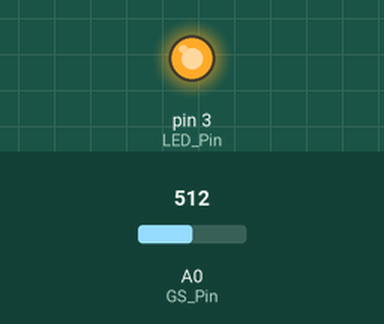
The sketch below on a simulated Arduino Uno, built with avr-gcc and run on an emulated ATmega328P. Shown: output pins drawn as LEDs (lit = HIGH). The inputs (shaded band) are chosen by the test bench; at power-on: A0 (GS_Pin) = 512. What the sketch prints to the serial monitor is not drawn.

Above: at 2.8 s.
2.9 s: A0 (GS_Pin) set to 531
At 5.1 s:
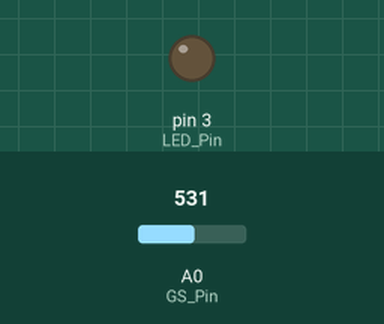
7.5 s: A0 (GS_Pin) set to 511
At 9.2 s:
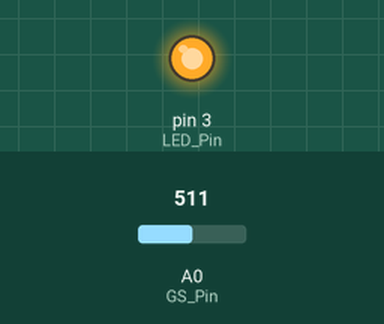
9.5 s: A0 (GS_Pin) set to 716
At 10.9 s:
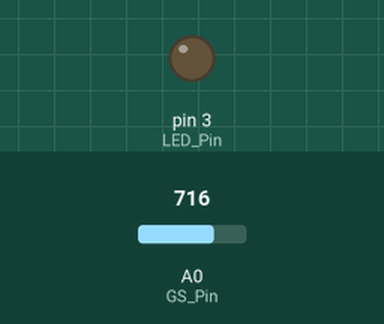
Timing chart, 0 to 12.5 s (numbered marks = the images above; inputs shaded):
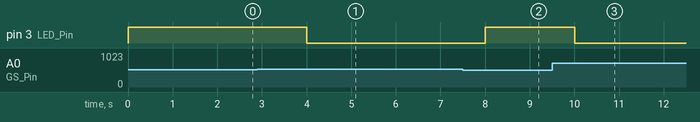

The sketch:

code.ino
```cpp
// (licence header left out)
#define GS_Pin A0  // 烟雾传感器管脚，电压值0-1024。
#define LED_Pin 3  // 报警指示灯管脚


int incomingByte = 0;             // 接收到的 data byte
String inputString = "";          // 用来储存接收到的内容
boolean newLineReceived = false;  // 前一次数据结束标志
boolean startBit = false;         //协议开始标志


String returntemp = "";  //存储返回值
int g_GS = 0;
int g_GSThreshold = 50;

/*printf格式化字符串初始化*/
int serial_putc(char c, struct __file*) {
  Serial.write(c);
  return c;
}
void printf_begin(void) {
  fdevopen(&serial_putc, 0);
}
/**
* Function       setup
* @author        jeiker
* @date          2024.06.04
* @brief         初始化配置
* @param[in]     void
* @retval        void
* @par History   无
*/
void setup() {
  pinMode(LED_Pin, OUTPUT);  //初始化LED IO口为输出方式
  Serial.begin(9600);        //波特率9600 （WIFI通讯设定波特率）
  printf_begin();            //初始化printf
}
/**
* Function       loop
* @author        jeiker
* @date          2024.06.04
* @brief         根据收到的协议设置烟雾报警浓度并决定是否报警，最后返回数据协议包
* @param[in]     void
* @retval        void
* @par History   无
*/

void loop() {
  int val = analogRead(GS_Pin);  //读取A0口的电压值并赋值到val

  g_GS = map(val, 0, 1024, 0, 100);  //0-1024 划分到 0-100
  if (g_GS > g_GSThreshold)          //如果检测到的烟雾浓度值大于收到微信界面发送时设定的烟雾浓度值
  {
    digitalWrite(LED_Pin, LOW);      //报警
    printf("$SMOKE-0-1-%d#", g_GS);  //打印当前烟雾浓度值
  } else                             //检测到的烟雾浓度值小于收到微信界面发送时设定的烟雾浓度值
  {
    digitalWrite(LED_Pin, HIGH);     //LED灭
    printf("$SMOKE-0-0-%d#", g_GS);  //打印当前烟雾浓度值
  }
  while (newLineReceived) {
    //  Serial.println(inputString);
    if (inputString.indexOf("SMOKE") == -1)  //如果要检索的字符串值“SMOKE”没有出现
    {
      returntemp = "$SMOKE-2-#";  //返回不匹配
      Serial.print(returntemp);   //返回协议数据包
      inputString = "";           // clear the string
      newLineReceived = false;    // 前一次数据结束标志
      break;
    }
    //$SMOKE-50-0-0#
    int i = inputString.indexOf("-", 7);  //从接收到的数据中以第7位为起始位置检索字符串“-”的位置
    if (i > 0)                            //如果检索到了
    {
      String temp = inputString.substring(7, i);  //提取字符串中介于指定下标7到i之间的字符赋值给temp
      g_GSThreshold = temp.toInt();               //将字符串temp转为整型赋值给g_GSThreshold
    }
    // Serial.println(g_GSThreshold);
    if (g_GS > g_GSThreshold)  //如果检测到的烟雾浓度值大于收到微信界面发送时设定的烟雾浓度值
    {
      digitalWrite(LED_Pin, LOW);      //LED亮（报警）
      printf("$SMOKE-0-1-%d#", g_GS);  //打印当前烟雾浓度值
    } else                             //检测到的烟雾浓度值小于收到微信界面发送时设定的烟雾浓度值
    {
      digitalWrite(LED_Pin, HIGH);     //LED灭
      printf("$SMOKE-0-0-%d#", g_GS);  //打印当前烟雾浓度值
    }

    inputString = "";  // clear the string
    newLineReceived = false;
  }
  delay(2000);
}
/**
* Function       serialEvent
* @author        jeiker
* @date          2024.06.04
* @brief         串口接收中断
* @param[in]     void
* @retval        void
* @par History   无
*/
void serialEvent() {
  while (Serial.available())  //如果串口接收到数据则进入循环
  {
    incomingByte = Serial.read();  //一个字节一个字节地读，下一句是读到的放入字符串数组中组成一个完成的数据包
    if (incomingByte == '$')       //如果到来的字节是'$'，开始读取
    {
      startBit = true;
    }
    if (startBit == true) {
      inputString += (char)incomingByte;  // 全双工串口可以不用在下面加延时，半双工则要加的//
    }
    if (incomingByte == '^')  //如果到来的字节是'^'，读取结束
    {
      newLineReceived = true;
      startBit = false;
    }
  }
}
```

Measured:
- the behaviour switches between 522 and 523 on A0 (GS_Pin) (found by bisection; images 0 and 1)
- after the input at 2.9 s, pin 3 (LED_Pin): HIGH → LOW after 1.1 s
- after the input at 7.5 s, pin 3 (LED_Pin): LOW → HIGH after 0.50 s
- after the input at 9.5 s, pin 3 (LED_Pin): HIGH → LOW after 0.50 s
